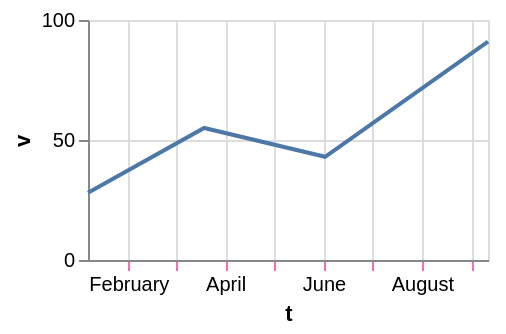

Write a Vega-Lite specification for this figure.
### Vega-Lite specification from a JSON file in a GitHub repository (floating-point values rounded to 4 significant figures)
{"$schema": "https://vega.github.io/schema/vega-lite/v6.json", "width": 200, "height": 120, "data": {"values": [{"c": "alpha", "v": 28, "w": 3, "t": "2024-01-07"}, {"c": "beta", "v": 55, "w": 7, "t": "2024-03-19"}, {"c": "gamma", "v": 43, "w": 5, "t": "2024-06-02"}, {"c": "delta", "v": 91, "w": 9, "t": "2024-09-11"}]}, "mark": "line", "encoding": {"x": {"field": "t", "type": "temporal", "axis": {"tickColor": "hotpink"}}, "y": {"field": "v", "type": "quantitative"}}}
